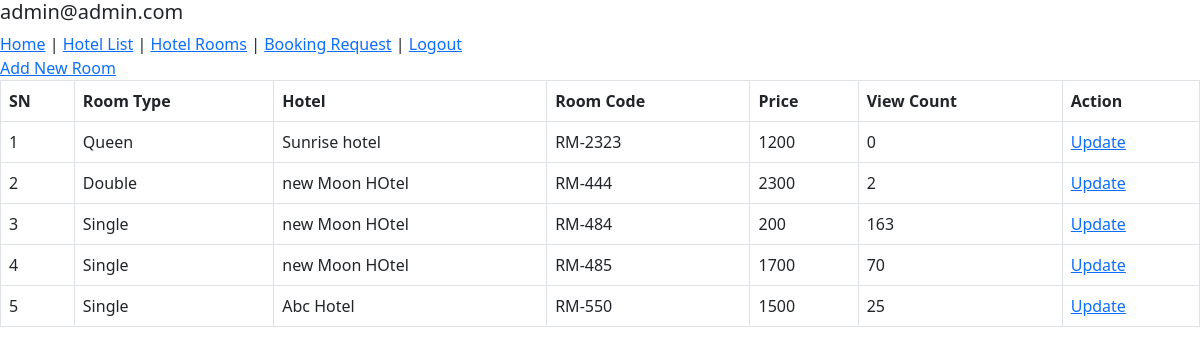
Page /system-admin/room-list/ (signed in) on the earlier database version.
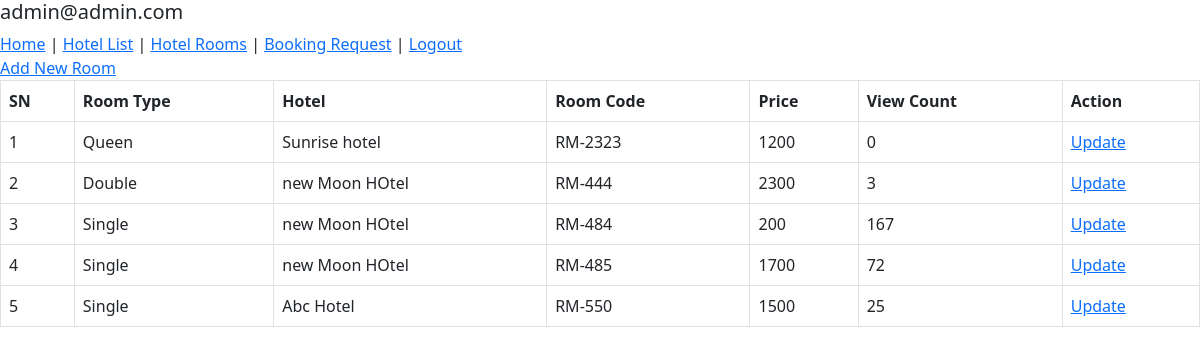
Same page on the later database version.
### hbsapp/models.py (models this page shows, shortened)
class TimeStamp(models.Model):
    created_at = models.DateTimeField(auto_now_add=True)
    updated_at = models.DateTimeField(auto_now=True)
    class Meta:
        abstract = True

class HotelRoom(TimeStamp):
    hotel = models.ForeignKey(Hotel, on_delete=models.RESTRICT)
    room_type = models.CharField(max_length=50, choices=ROOM_TYPE)
    room_code = models.CharField(max_length=50)
    image = models.ImageField(upload_to="rooms")
    description = models.TextField()
    price = models.PositiveIntegerField()
    view_count = models.BigIntegerField(default=0)

class Hotel(TimeStamp):
    name = models.CharField(max_length=200)
    image = models.ImageField(upload_to="hotels", null=True, blank=True)
    address = models.CharField(max_length=200)
    contact = models.CharField(max_length=200)
    email = models.EmailField(unique=True)
    def __str__(self):
        return self.name

### hbsapp/views.py (the view)
class AdminRoomListView(AdminRequiredMixin, View):
    def get(self, request, *args, **kwargs):
        context = self.context
        context["roomlist"] = HotelRoom.objects.order_by("-id")
        return render(request, "admintemplates/adminroomlist.html", context)

### hbsapp/views.py (called while the page is built)
    def dispatch(self, request, *args, **kwargs):
        try:
            self.admin = request.user.admin
            self.context = {
                "admin": self.admin
            }
        except Exception as e:
            print(e)
            return redirect(reverse("hbsapp:adminlogin") + "?next=" + request.path)
        return super(AdminRequiredMixin, self).dispatch(request, *args, **kwargs)

### templates/admintemplates/adminroomlist.html (shortened to what this page needs)
{% extends 'admintemplates/adminbase.html' %}
{% block content %}
<div class="row">
    <div class="col-md-12">
        <a href="{% url 'hbsapp:adminroomcreate' %}">Add New Room</a>
        <div class="table">
            <table class="table table-bordered">
                <thead>
                    <tr>
                        <th>SN</th>
                        <th>Room Type</th>
                        <th>Hotel</th>
                        <th>Room Code</th>
                        <th>Price</th>
                        <th>View Count</th>
                        <th>Action</th>
                    </tr>
                </thead>
                <tbody>
                    {% for room in roomlist %}
                    <tr>
                        <td>{{forloop.counter}}</td>
                        <td>{{room.room_type}}</td>
                        <td>{{room.hotel}}</td>
                        <td>{{room.room_code}}</td>
                        <td>{{room.price}}</td>
                        <td>{{room.view_count}}</td>
                        <td>
                            <a href="">Update</a>
                        </td>
                    </tr>
                    {% endfor %}
                </tbody>
            </table>
        </div>
    </div>
</div>
{% endblock %}

Differences in the rows shown:
changed HotelRoom "Double": view_count "2" → "3"
changed HotelRoom "RM-484": view_count "163" → "167"
changed HotelRoom "RM-485": view_count "70" → "72"
